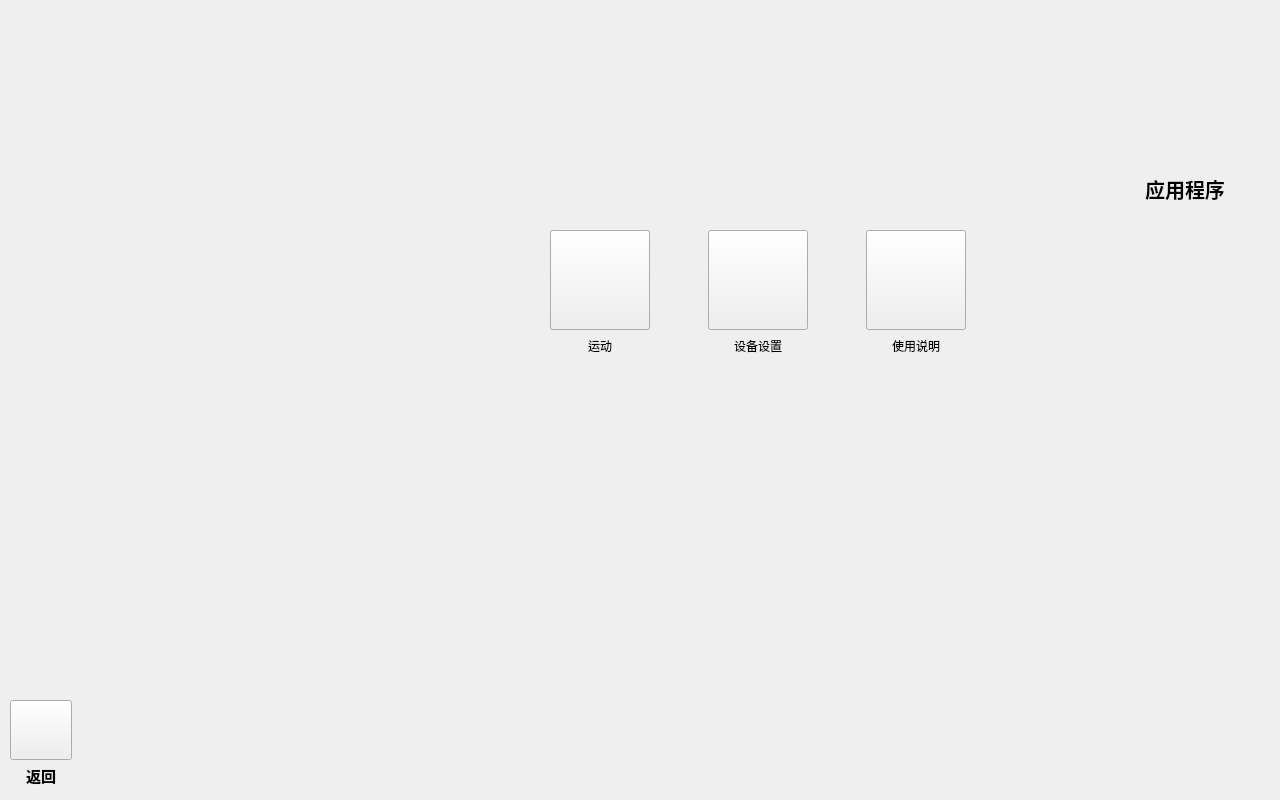
<?xml version="1.0" encoding="UTF-8"?>
<ui version="4.0">
 <class>Application</class>
 <widget class="QWidget" name="Application">
  <property name="enabled">
   <bool>true</bool>
  </property>
  <property name="geometry">
   <rect>
    <x>0</x>
    <y>0</y>
    <width>1280</width>
    <height>800</height>
   </rect>
  </property>
  <property name="windowTitle">
   <string>Form</string>
  </property>
  <widget class="QLabel" name="label_7">
   <property name="geometry">
    <rect>
     <x>40</x>
     <y>230</y>
     <width>471</width>
     <height>451</height>
    </rect>
   </property>
   <property name="styleSheet">
    <string notr="true">border-image: url(:/resource/application/health.png);</string>
   </property>
   <property name="text">
    <string/>
   </property>
  </widget>
  <widget class="QWidget" name="layoutWidget">
   <property name="geometry">
    <rect>
     <x>1110</x>
     <y>20</y>
     <width>152</width>
     <height>184</height>
    </rect>
   </property>
   <layout class="QVBoxLayout" name="verticalLayout">
    <item>
     <widget class="QLabel" name="label_6">
      <property name="minimumSize">
       <size>
        <width>150</width>
        <height>150</height>
       </size>
      </property>
      <property name="maximumSize">
       <size>
        <width>150</width>
        <height>150</height>
       </size>
      </property>
      <property name="styleSheet">
       <string notr="true">border-image: url(:/resource/application/application.png);</string>
      </property>
      <property name="text">
       <string/>
      </property>
     </widget>
    </item>
    <item>
     <widget class="QLabel" name="label_5">
      <property name="minimumSize">
       <size>
        <width>0</width>
        <height>0</height>
       </size>
      </property>
      <property name="maximumSize">
       <size>
        <width>150</width>
        <height>150</height>
       </size>
      </property>
      <property name="font">
       <font>
        <pointsize>15</pointsize>
        <weight>75</weight>
        <bold>true</bold>
       </font>
      </property>
      <property name="text">
       <string>应用程序</string>
      </property>
      <property name="alignment">
       <set>Qt::AlignCenter</set>
      </property>
     </widget>
    </item>
   </layout>
  </widget>
  <widget class="QWidget" name="layoutWidget">
   <property name="geometry">
    <rect>
     <x>550</x>
     <y>230</y>
     <width>416</width>
     <height>126</height>
    </rect>
   </property>
   <layout class="QHBoxLayout" name="horizontalLayout">
    <item>
     <layout class="QVBoxLayout" name="verticalLayout_2">
      <item>
       <widget class="QPushButton" name="sportPushButton">
        <property name="minimumSize">
         <size>
          <width>100</width>
          <height>100</height>
         </size>
        </property>
        <property name="styleSheet">
         <string notr="true">border-image: url(:/resource/application/sport.png);</string>
        </property>
        <property name="text">
         <string/>
        </property>
       </widget>
      </item>
      <item>
       <widget class="QLabel" name="label_4">
        <property name="text">
         <string>运动</string>
        </property>
        <property name="alignment">
         <set>Qt::AlignCenter</set>
        </property>
       </widget>
      </item>
     </layout>
    </item>
    <item>
     <spacer name="horizontalSpacer">
      <property name="orientation">
       <enum>Qt::Horizontal</enum>
      </property>
      <property name="sizeHint" stdset="0">
       <size>
        <width>40</width>
        <height>20</height>
       </size>
      </property>
     </spacer>
    </item>
    <item>
     <layout class="QVBoxLayout" name="verticalLayout_3">
      <item>
       <widget class="QPushButton" name="settingPushButton">
        <property name="minimumSize">
         <size>
          <width>100</width>
          <height>100</height>
         </size>
        </property>
        <property name="styleSheet">
         <string notr="true">border-image: url(:/resource/application/setting.png);</string>
        </property>
        <property name="text">
         <string/>
        </property>
       </widget>
      </item>
      <item>
       <widget class="QLabel" name="label_2">
        <property name="text">
         <string>设备设置</string>
        </property>
        <property name="alignment">
         <set>Qt::AlignCenter</set>
        </property>
       </widget>
      </item>
     </layout>
    </item>
    <item>
     <spacer name="horizontalSpacer_2">
      <property name="orientation">
       <enum>Qt::Horizontal</enum>
      </property>
      <property name="sizeHint" stdset="0">
       <size>
        <width>40</width>
        <height>20</height>
       </size>
      </property>
     </spacer>
    </item>
    <item>
     <layout class="QVBoxLayout" name="verticalLayout_4">
      <item>
       <widget class="QPushButton" name="manualPushbutton">
        <property name="minimumSize">
         <size>
          <width>100</width>
          <height>100</height>
         </size>
        </property>
        <property name="styleSheet">
         <string notr="true">border-image: url(:/resource/application/manual.png);</string>
        </property>
        <property name="text">
         <string/>
        </property>
       </widget>
      </item>
      <item>
       <widget class="QLabel" name="label_3">
        <property name="text">
         <string>使用说明</string>
        </property>
        <property name="alignment">
         <set>Qt::AlignCenter</set>
        </property>
       </widget>
      </item>
     </layout>
    </item>
   </layout>
  </widget>
  <widget class="QWidget" name="layoutWidget">
   <property name="geometry">
    <rect>
     <x>10</x>
     <y>700</y>
     <width>62</width>
     <height>87</height>
    </rect>
   </property>
   <layout class="QVBoxLayout" name="verticalLayout_5">
    <item>
     <widget class="QPushButton" name="returnBefore">
      <property name="enabled">
       <bool>true</bool>
      </property>
      <property name="minimumSize">
       <size>
        <width>60</width>
        <height>60</height>
       </size>
      </property>
      <property name="styleSheet">
       <string notr="true">border-image: url(:/resource/application/return.png);</string>
      </property>
      <property name="text">
       <string/>
      </property>
      <property name="iconSize">
       <size>
        <width>20</width>
        <height>20</height>
       </size>
      </property>
      <property name="autoDefault">
       <bool>false</bool>
      </property>
     </widget>
    </item>
    <item>
     <widget class="QLabel" name="label">
      <property name="font">
       <font>
        <pointsize>11</pointsize>
        <weight>75</weight>
        <bold>true</bold>
       </font>
      </property>
      <property name="text">
       <string>返回</string>
      </property>
      <property name="alignment">
       <set>Qt::AlignCenter</set>
      </property>
     </widget>
    </item>
   </layout>
  </widget>
 </widget>
 <resources/>
 <connections/>
</ui>
